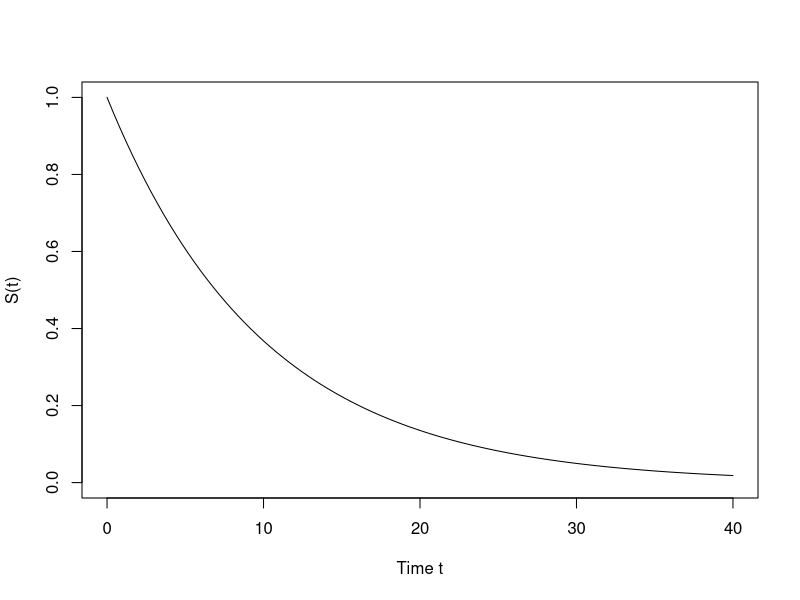
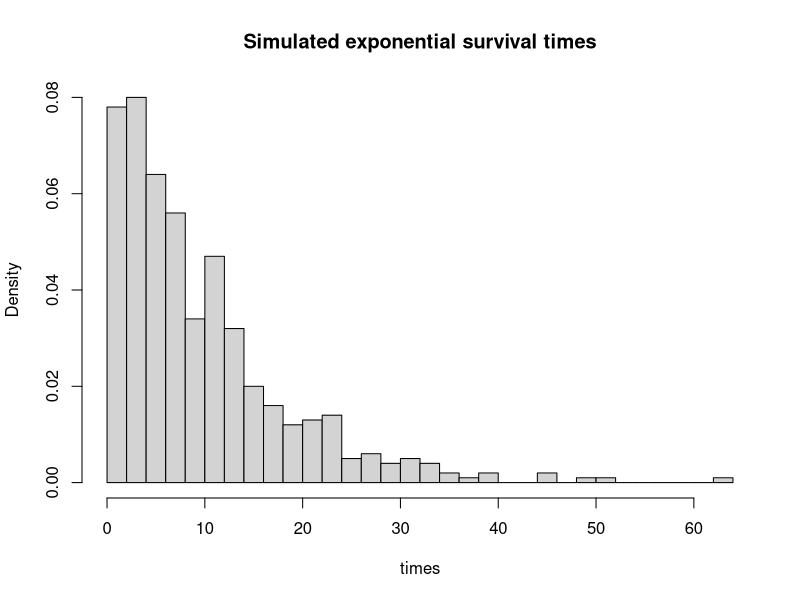

Generate these figures, in order, with R:
## ---- chunk 1
#| echo: false
curve(exp(-0.1 * x), from = 0, to = 40, xlab = "Time t", ylab = "S(t)", ylim = c(0, 1))
## ---- chunk 2
#| echo: true
set.seed(1)
n <- 500
lambda <- 0.1
times <- rexp(n, rate = lambda)

hist(times, probability = TRUE, breaks = 30,
     main = "Simulated exponential survival times")

c <- runif(n, 0, 15)
censored <- c < times
cat("Censoring proportion:", round(mean(censored), 3), "\n")
